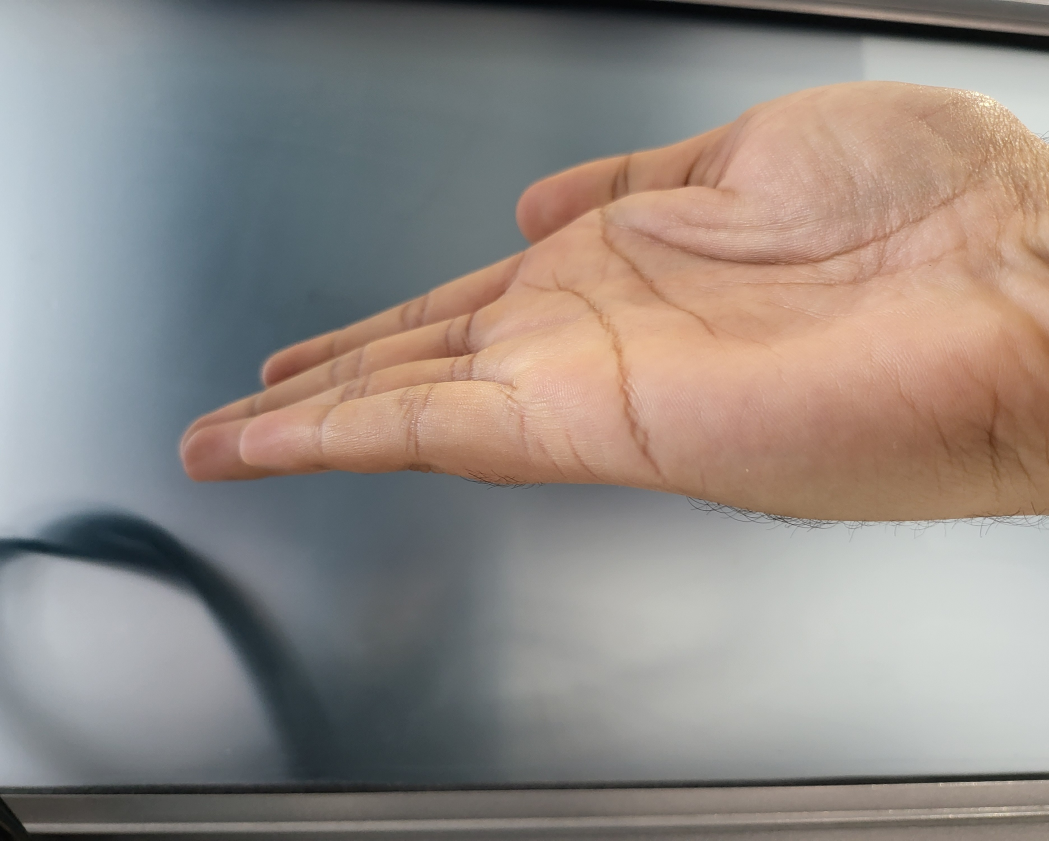
#> input picture still images test/my_03/03.jpg, 2098 x 1681 px (shown at 1/2 size)
$ jupyter execute --allow-errors newdata_03_mediapipe_hands.ipynb
#> lines starting #> are read from the running program, lines starting #| are printed output that depends on the picture
I have created this dataset image that composed by mobile phones camera that produces from a 12 MP, f/2.4, 52mm (telephoto), 1/3.6", 1.0µm, PDAF, OIS.  Running experiments with mediapipe how it reacts with pixel bightness with the fraction of light.

[cell 1]
from google.colab import files
uploaded = files.upload()
#> the answer given: 03.jpg

[cell 2]
import cv2
from google.colab.patches import cv2_imshow
import math
import numpy as np

DESIRED_HEIGHT = 480
DESIRED_WIDTH = 480
def resize_and_show(image):
  h, w = image.shape[:2]
  if h < w:
    img = cv2.resize(image, (DESIRED_WIDTH, math.floor(h/(w/DESIRED_WIDTH))))
  else:
    img = cv2.resize(image, (math.floor(w/(h/DESIRED_HEIGHT)), DESIRED_HEIGHT))
  cv2_imshow(img)

# Read images with OpenCV.
images = {name: cv2.imread(name) for name in uploaded.keys()}
#> images = 1 item
# Preview the images.
for name, image in images.items():
  print(name)
  resize_and_show(image)
#> this loop made 1 pass
#> (name, h in resize_and_show, w in resize_and_show) on pass 1: ('03.jpg', 1681, 2098)
#| 03.jpg
#> pass 1, in resize_and_show, `img = cv2.resize(image, (DESIRED_WIDTH, math.floor(h/(w/DESIRED_WIDTH)..`:
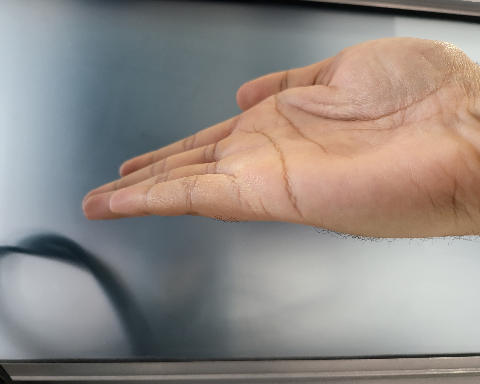
#> img: shape (384, 480, 3); mean B, G, R 131.9, 137.1, 144.7
